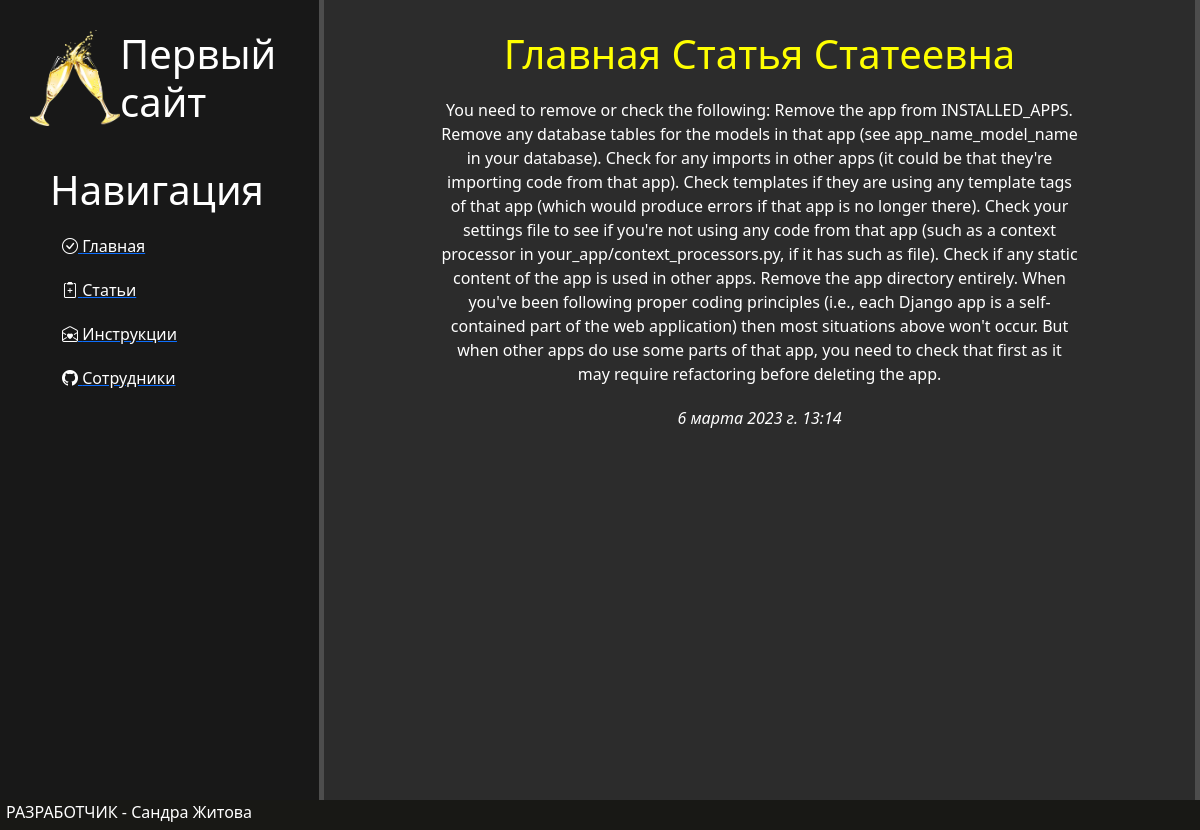
/articles/1/, run on the app's committed database.
### Blog/apps/articles/models.py (models this page shows, shortened)
class Article(models.Model):
    article_title = models.CharField('Заголовок статьи', max_length=200) #как варчар то же самое
    article_text = models.TextField('Текст статьи')                         #текст
    pub_date = models.DateTimeField('Дата публикации')                      #в sql будет дата
    class Meta:
        verbose_name = 'Статья'
        verbose_name_plural = 'Статьи'

### Blog/apps/articles/views.py (the view)
# urls.py: path('<int:article_id>/', views.detail, name='detail')]
def detail(request, article_id):
    try:
        article = Article.objects.get(id=article_id)
    except Exception:
        return Http404('Статья не найдена!')
    return render(request, 'articles/article.html', {'article': article})

### Blog/apps/articles/templates/articles/article.html (shortened to what this page needs)
{% extends 'base.html' %}
{% block content %}
    <h1>{{article.article_title}}</h1>
    <p>{{article.article_text}}</p>
    <p><i>{{article.pub_date}}</i></p>
{% endblock %}

### static/main/css/main.css (style rules this page uses)
main h1 { color: yellow; text-align: center; }
main p { color: fff; width: 50%; margin-left: auto; margin-right: auto; margin-top: 20px; width: 40em }

### data on the page
Article: article_title "Главная Статья Статеевна", article_text "You need to remove or check the following: Remove the app from INSTALLED_APPS. Remove any database tables for the models in that app (see app_name_model_name in your database). Check for any imports in other apps (it could be that they're importing code from that app). Check templates if they are using any template tags of that app (which would produce errors if that app is no longer there). Check your settings file to see if you're not using any code from that app (such as a context processor in your_app/context_processors.py, if it has such as file). Check if any static content of the app is used in other apps. Remove the app directory entirely. When you've been following proper coding…", pub_date "6 марта 2023 г. 13:14"
